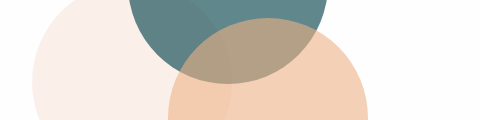
Frame 1 (no input)
Frame 60 (no input): identical to frame 1, image omitted
Frame 120 (the mouse pressed at the canvas centre since frame 60): identical to frame 1, image omitted

The p5.js sketch that drew this single still picture (run headless with seeded random() and noise() and a simulated clock; from frame 60 on, the mouse is pressed at the canvas centre):

// p5.js sketch
// ── sketch.js
function setup() {
  createCanvas(480, 120)
  // background(241, 81, 82, 200) // 
  colorMode(RGB,255)
  noStroke()
}

function draw() {
  clear() // 这个指令使得 draw 每次清除上一次的画面，这样 alpha 就不会叠加
  background(241, 81, 82, 1)
  fill(244, 216, 205, 100)
  ellipse(132, 82, 200, 200)
  fill(30, 85, 92, 180)
  ellipse(228, -16, 200, 200)
  fill(237, 177, 131, 150)
  ellipse(268, 118, 200, 200)
  fill(58, 46, 57, 200)
  // beginShape()
  // vertex(180, 82)
  // vertex(207, 36)
  // vertex(214, 63)
  // vertex(407, 11)
  // vertex(412, 30)
  // vertex(219, 82)
  // vertex(226, 109)
  // endShape(CLOSE)
}


// function setup() {
//   createCanvas(480, 120);
//   noStroke();
//  }
//  function draw() {
//   background(204, 226, 225); // Light blue color
//   fill(255, 0, 0, 160); // Red color
//   ellipse(132, 82, 200, 200); // Red circle
//   fill(0, 255, 0, 160); // Green color
//   ellipse(228, -16, 200, 200); // Green circle
//   fill(0, 0, 255, 160); // Blue color
//   ellipse(268, 118, 200, 200); // Blue circle
//  }
